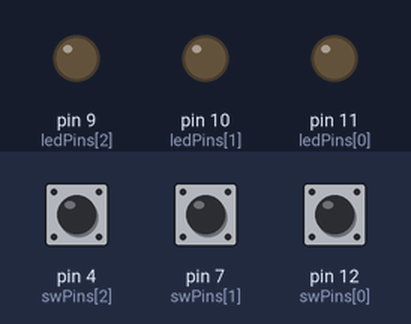
The sketch below on a simulated Arduino Uno, built with avr-gcc and run on an emulated ATmega328P. On the bench: output pins drawn as LEDs (lit = HIGH). The test bench sets the inputs (shaded band); at power-on: pin 7 (swPins[1]) HIGH, pin 4 (swPins[2]) HIGH, pin 12 (swPins[0]) HIGH. EEPROM starts erased.

Above: at 1.2 s.
1.3 s: pin 7 (swPins[1]) pulled LOW for 0.15 s
At 2.1 s:
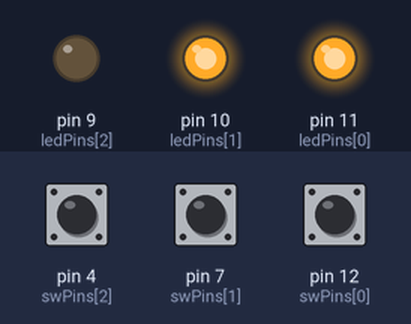
3.2 s: pin 4 (swPins[2]) pulled LOW for 1 s
At 4.0 s:
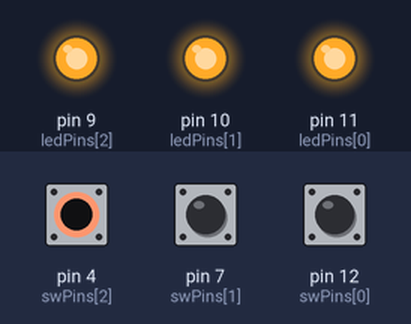
6.2 s: pin 12 (swPins[0]) pulled LOW for 1 s
At 8.5 s:
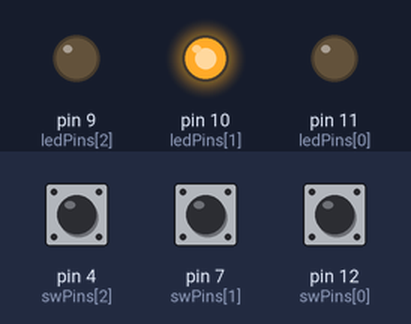
9.0 s: pin 4 (swPins[2]) pulled LOW for 0.15 s
At 9.17 s:
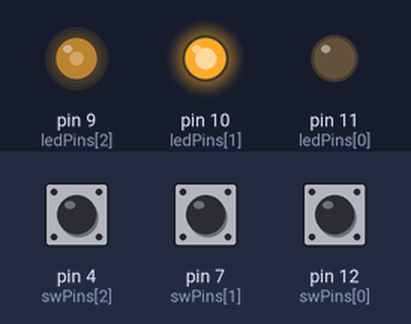
10.8 s: pin 12 (swPins[0]) pulled LOW for 0.15 s
At 12.0 s:
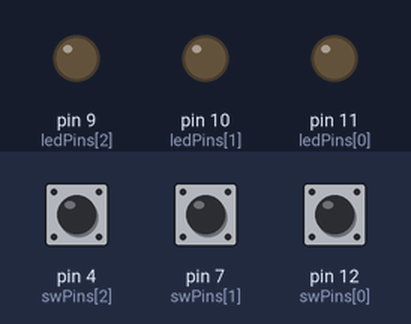
12.7 s: pin 4 (swPins[2]) pulled LOW for 0.15 s
At 12.87 s:
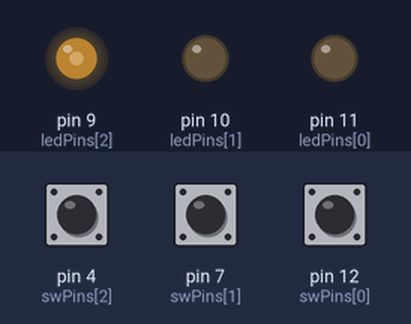
Timing chart, 0 to 15.5 s (numbered marks = the images above; inputs shaded):
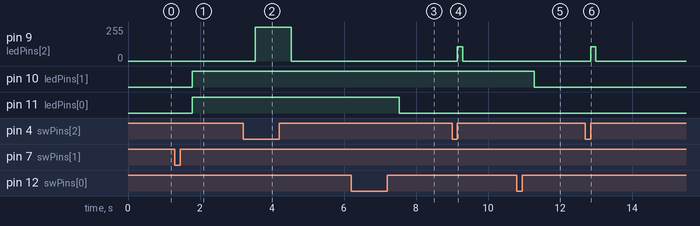

Measured:
- after the input at 1.3 s, pin 10 (ledPins[1]), pin 11 (ledPins[0]): LOW → HIGH after 0.48 s
- after the input at 3.2 s, pin 9 (ledPins[2]): 0/255 → 255/255 after 0.33 s, → 0/255 1.0 s later
- after the input at 6.2 s, pin 11 (ledPins[0]): HIGH → LOW after 1.3 s
- after the input at 9.0 s, pin 9 (ledPins[2]): 0/255 → 106/255 after 0.15 s, → 0/255 0.15 s later
- after the input at 10.8 s, pin 10 (ledPins[1]): HIGH → LOW after 0.48 s
- after the input at 12.7 s, pin 9 (ledPins[2]): 0/255 → 106/255 after 0.15 s, → 0/255 0.15 s later

The sketch:

DeskLights.ino
```cpp
#include <EEPROM.h>

#include "/home/nathan/sketchbook/DeskLights/types.h"

/* Nate an Kat's light control */

void updateLights();

// nate1, nate2, kat
const int ledPins[] = {
  11, 10, 9};
const int swPins[] = {
  12, 7, 4};
const unsigned long timeout = 400;
const unsigned long updateTimeout = 1200;

struct Settings settings = DEFAULT_SETTINGS;
struct State state[] = {
  { SWITCH_UNKNOWN, 0, PWM_OFF },
  { SWITCH_UNKNOWN, 0, PWM_OFF },
  { SWITCH_UNKNOWN, 0, PWM_OFF }
};

unsigned long lastUpdate;

void saveSettings() {
  EEPROM.write(0, HEAD);

  for (unsigned int x = 0; x < sizeof(Settings); x++) {
    EEPROM.write(x+1, ((byte *) &settings)[x]);
  }
}
void loadSettings() {
  //dont load if not set
  if (EEPROM.read(0) == HEAD) {
    for (unsigned int x = 0; x < sizeof(Settings); x++) {
      ((byte *) &settings)[x] = EEPROM.read(x+1);
    }
  }
}
void clearAll() {
  for (int x =0; x < 10; x++) {
    EEPROM.write(x, 0xFF);

    if (x < 3) {
      settings.pwm[x] = PWM_FULL;
      settings.lights[x] = LIGHT_OFF;
    }
  }
}

void setup() {
  // put your setup code here, to run once:

  for (unsigned char x = 0; x < 3; x++) {
    analogWrite(ledPins[x], PWM_OFF);
    pinMode(ledPins[x], OUTPUT);
    pinMode(swPins[x], INPUT);
  }

  loadSettings();
  Serial.begin(115200);

  lastUpdate = 0;
}

int nswState(int idx, byte newState) {
  if (newState == SWITCH_ON && state[idx].sw != SWITCH_ON) {
    state[idx].sw = SWITCH_ON;

    state[idx].time = millis();
  }
  else if (newState == SWITCH_OFF && state[idx].sw != SWITCH_OFF) {
    state[idx].sw = SWITCH_OFF;

    unsigned long time = millis() - state[idx].time;
    if (time > 5000) {
      clearAll();
    } else if (time > timeout) {
      settings.lights[idx] = ~settings.lights[idx];
    } else if (time > 50) {
      byte newState = ~(settings.lights[0] | settings.lights[1]);
      settings.lights[0] = newState;
      settings.lights[1] = newState;
    } else {
    	return 0;
    }

    return 1;
  }
  return 0;
}

int kswState(byte newState) {
  if (state[2].sw != newState) {
    settings.lights[2] = (newState == SWITCH_ON) ? LIGHT_ON : LIGHT_OFF;
    state[2].sw = newState;
    return 1;
  }

  return 0;
}

void updateLights() {
  unsigned long time = micros();
  if (time - lastUpdate < updateTimeout) return;
  byte pwm;
  for (int x = 0; x < 3; x++) {
    pwm = settings.lights[x] == LIGHT_OFF ? PWM_OFF : settings.pwm[x];

    if (state[x].pwm < pwm) state[x].pwm++;
    else if (state[x].pwm > pwm) state[x].pwm--;
    else continue;

    analogWrite(ledPins[x], state[x].pwm);
  }
  lastUpdate = time;
}

void loop() {
  int update = 0;
  // put your main code here, to run repeatedly:
  for (int x = 0; x < 2; x++) {
    update += nswState(x, (LOW == digitalRead(swPins[x])) ? SWITCH_ON : SWITCH_OFF);
  }
  update += kswState((LOW == digitalRead(swPins[2])) ? SWITCH_ON : SWITCH_OFF);

  if (update > 0) {
    saveSettings();
  }

  updateLights();
}
void serialEvent() {
  struct Command command;
  int len = Serial.readBytes(((char *) &command), 4);

  if (len < 4 || command.head != HEAD) return;
  if (command.light > 2) return;

  switch (command.cmd) {
  case CMD_PING:
    Serial.write(CMD_PONG);
    break;
  case CMD_ALL_ON:
    for (int x = 0; x < 3; x++) {
      settings.lights[x] = LIGHT_ON;
    }
    break;
  case CMD_ALL_OFF:
    for (int x = 0; x < 3; x++) {
      settings.lights[x] = LIGHT_OFF;
    }
    break;
  case CMD_ALL_PWM:
    for (int x = 0; x < 3; x++) {
      settings.pwm[x] = command.pwm;
    }
    break;
  case CMD_ALL_CLEAR:
    clearAll();
    break;
  case CMD_ON:
    settings.lights[command.light] = LIGHT_ON;
    break;
  case CMD_OFF:
    settings.lights[command.light] = LIGHT_OFF;
    break;
  case CMD_PWM:
    settings.pwm[command.light] = command.pwm;
    break;
  case CMD_SETTINGS_READ:
    Serial.write((byte *)&settings, sizeof(Settings));
    Serial.flush();
    break;
  case CMD_SETTINGS_WRITE:
    struct Settings newSettings;
    len = Serial.readBytes(((char *) &newSettings), sizeof(Settings));

    if (len < sizeof(Settings)) return;

    settings = newSettings;
    break;
  default:
    return;
  }

  saveSettings();
}
```

types.h
```cpp
//serial stuff (HEAD:CMD:LIGHT:PWM)
#define HEAD 0x42

#define CMD_ON 0x10
#define CMD_OFF 0x11
#define CMD_PWM 0x12

#define CMD_ALL_ON 0x20
#define CMD_ALL_OFF 0x21
#define CMD_ALL_PWM 0x22
#define CMD_ALL_CLEAR 0x23

#define CMD_SETTINGS_READ 0x35
#define CMD_SETTINGS_WRITE 0x36

#define CMD_PING 0x41
#define CMD_PONG 0x42

#define LIGHT_ON 0xFF
#define LIGHT_OFF 0x00

#define PWM_FULL 0xFF
#define PWM_OFF 0x00

#define DEFAULT_SETTINGS { {LIGHT_OFF, LIGHT_OFF, LIGHT_OFF}, {PWM_FULL, PWM_FULL, PWM_FULL} }

#define SWITCH_UNKNOWN 0x00
#define SWITCH_ON 0x01
#define SWITCH_OFF 0x02

struct Command {
  char head;
  char cmd;
  char light;
  char pwm;
};

struct Settings {
  byte lights[3];
  byte pwm[3];
};

struct State {
	byte sw;
	unsigned long time;
	byte pwm;
};
```
